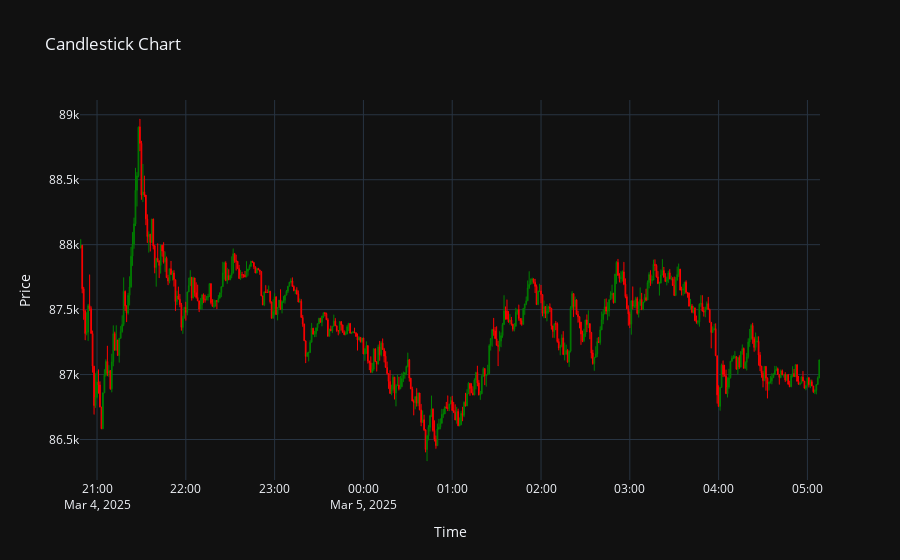

The notebook cell this image was saved under:
### Code cell
candle_visualizer.plot_candlestick(data.iloc[sample_start_point:sample_start_point+500])

### Figure 1 — Plotly figure (JSON) as saved in the notebook; plotly's stock layout.template omitted (floating-point values rounded to 4 significant figures; data arrays with more than 128 entries replaced by an {"elided": "..."} marker saying what was removed)
{"data": [{"close": {"elided": "500 float values"}, "decreasing": {"line": {"color": "red"}}, "high": {"elided": "500 float values"}, "increasing": {"line": {"color": "green"}}, "line": {"width": 1}, "low": {"elided": "500 float values"}, "name": "Candles", "open": {"elided": "500 float values"}, "type": "candlestick", "whiskerwidth": 0.2, "x": {"elided": "500 str values"}}], "layout": {"title": {"text": "Candlestick Chart"}, "xaxis": {"rangeslider": {"visible": false}, "title": {"text": "Time"}}, "yaxis": {"title": {"text": "Price"}}}}
